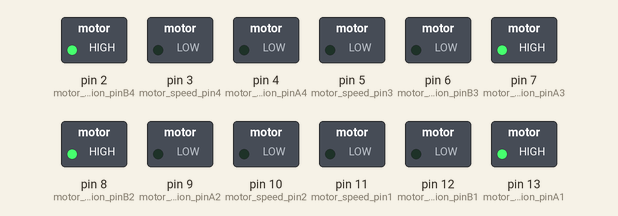
The sketch below on a simulated Arduino Uno, built with avr-gcc and run on an emulated ATmega328P. Parts: switched loads named in the sketch (green lamp = pin HIGH). At 6.8 s the program stops and its outputs stay as they are.

Above: at 0.05 s.
At 0.7 s:
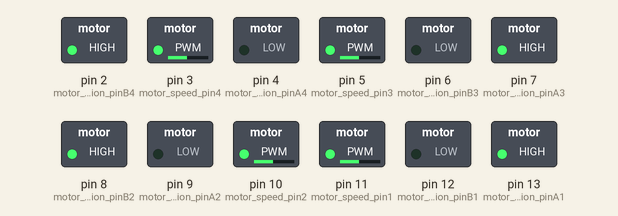
At 3.05 s:
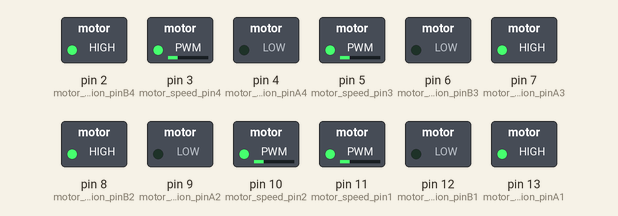
At 3.75 s:
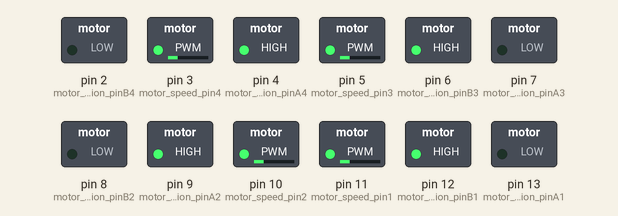
At 4.1 s:
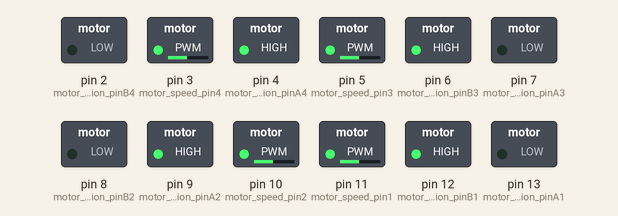
At 6.8 s:
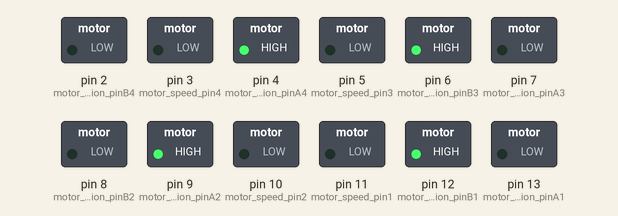
Timing chart, 0 to 8.3 s (numbered marks = the images above):
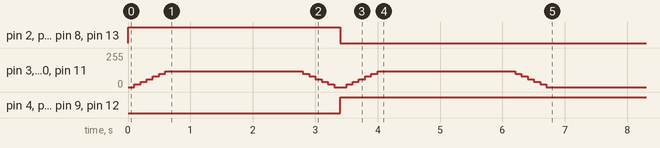

Measured:
- by itself, pin 4 (motor_direction_pinA4), pin 6 (motor_direction_pinB3), pin 9 (motor_direction_pinA2), pin 12 (motor_direction_pinB1): LOW → HIGH at 3.4 s

The sketch:

Mecanum_robot.ino
```cpp
const int motor_speed_pin1 = 11;
const int motor_direction_pinA1 = 13;
const int motor_direction_pinB1 = 12;

const int motor_speed_pin2 = 10;
const int motor_direction_pinA2 = 9;
const int motor_direction_pinB2 = 8;

const int motor_speed_pin3 = 5;
const int motor_direction_pinA3 = 7;
const int motor_direction_pinB3 = 6;

const int motor_speed_pin4 = 3;
const int motor_direction_pinA4 = 4;
const int motor_direction_pinB4 = 2;

void setup(){
  pinMode(motor_speed_pin1, OUTPUT);
  pinMode(motor_direction_pinA1, OUTPUT);
  pinMode(motor_direction_pinB1, OUTPUT);

  pinMode(motor_speed_pin2, OUTPUT);
  pinMode(motor_direction_pinA2, OUTPUT);
  pinMode(motor_direction_pinB2, OUTPUT);

  pinMode(motor_speed_pin3, OUTPUT);
  pinMode(motor_direction_pinA3, OUTPUT);
  pinMode(motor_direction_pinB3, OUTPUT);

  pinMode(motor_speed_pin4, OUTPUT);
  pinMode(motor_direction_pinA4, OUTPUT);
  pinMode(motor_direction_pinB4, OUTPUT);
}

void loop(){
  turn_left();
  turn_right();
  //go_left();
  //go_right();
  stop();
}

void forward(){
  for (int speed = 0; speed <= 120; speed += 20){

    digitalWrite(motor_direction_pinA1, HIGH);
    digitalWrite(motor_direction_pinB1, LOW);

    digitalWrite(motor_direction_pinA2, HIGH);
    digitalWrite(motor_direction_pinB2, LOW);

    digitalWrite(motor_direction_pinA3, HIGH);
    digitalWrite(motor_direction_pinB3, LOW);

    digitalWrite(motor_direction_pinA4, HIGH);
    digitalWrite(motor_direction_pinB4, LOW);

    analogWrite(motor_speed_pin1, speed);
    analogWrite(motor_speed_pin2, speed);
    analogWrite(motor_speed_pin3, speed);
    analogWrite(motor_speed_pin4, speed);
    delay(100);
  }

  delay(800);

    for (int speed = 120; speed >= 0; speed -= 20){

    digitalWrite(motor_direction_pinA1, HIGH);
    digitalWrite(motor_direction_pinB1, LOW);

    digitalWrite(motor_direction_pinA2, HIGH);
    digitalWrite(motor_direction_pinB2, LOW);

    digitalWrite(motor_direction_pinA3, HIGH);
    digitalWrite(motor_direction_pinB3, LOW);

    digitalWrite(motor_direction_pinA4, HIGH);
    digitalWrite(motor_direction_pinB4, LOW);

    analogWrite(motor_speed_pin1, speed);
    analogWrite(motor_speed_pin2, speed);
    analogWrite(motor_speed_pin3, speed);
    analogWrite(motor_speed_pin4, speed);
    delay(100);
  }

}

void back(){
  for (int speed = 0; speed <= 120; speed += 20){

    digitalWrite(motor_direction_pinA1, LOW);
    digitalWrite(motor_direction_pinB1, HIGH);

    digitalWrite(motor_direction_pinA2, LOW);
    digitalWrite(motor_direction_pinB2, HIGH);

    digitalWrite(motor_direction_pinA3, LOW);
    digitalWrite(motor_direction_pinB3, HIGH);

    digitalWrite(motor_direction_pinA4, LOW);
    digitalWrite(motor_direction_pinB4, HIGH);

    analogWrite(motor_speed_pin1, speed);
    analogWrite(motor_speed_pin2, speed);
    analogWrite(motor_speed_pin3, speed);
    analogWrite(motor_speed_pin4, speed);
    delay(100);
  }

  delay(800);

  for (int speed = 120; speed >= 0; speed -= 20){

    digitalWrite(motor_direction_pinA1, LOW);
    digitalWrite(motor_direction_pinB1, HIGH);

    digitalWrite(motor_direction_pinA2, LOW);
    digitalWrite(motor_direction_pinB2, HIGH);

    digitalWrite(motor_direction_pinA3, LOW);
    digitalWrite(motor_direction_pinB3, HIGH);

    digitalWrite(motor_direction_pinA4, LOW);
    digitalWrite(motor_direction_pinB4, HIGH);

    analogWrite(motor_speed_pin1, speed);
    analogWrite(motor_speed_pin2, speed);
    analogWrite(motor_speed_pin3, speed);
    analogWrite(motor_speed_pin4, speed);
    delay(100);
  }
}

void turn_right(){
  for (int speed = 0; speed <= 120; speed += 20){

    digitalWrite(motor_direction_pinA1, LOW);
    digitalWrite(motor_direction_pinB1, HIGH);

    digitalWrite(motor_direction_pinA2, HIGH);
    digitalWrite(motor_direction_pinB2, LOW);

    digitalWrite(motor_direction_pinA3, LOW);
    digitalWrite(motor_direction_pinB3, HIGH);

    digitalWrite(motor_direction_pinA4, HIGH);
    digitalWrite(motor_direction_pinB4, LOW);

    analogWrite(motor_speed_pin1, speed);
    analogWrite(motor_speed_pin2, speed);
    analogWrite(motor_speed_pin3, speed);
    analogWrite(motor_speed_pin4, speed);
    delay(100);
  }

  delay(2000);

  for (int speed = 120; speed >= 0; speed -= 20){

    digitalWrite(motor_direction_pinA1, LOW);
    digitalWrite(motor_direction_pinB1, HIGH);

    digitalWrite(motor_direction_pinA2, HIGH);
    digitalWrite(motor_direction_pinB2, LOW);

    digitalWrite(motor_direction_pinA3, LOW);
    digitalWrite(motor_direction_pinB3, HIGH);

    digitalWrite(motor_direction_pinA4, HIGH);
    digitalWrite(motor_direction_pinB4, LOW);

    analogWrite(motor_speed_pin1, speed);
    analogWrite(motor_speed_pin2, speed);
    analogWrite(motor_speed_pin3, speed);
    analogWrite(motor_speed_pin4, speed);
    delay(100);
  }
}

void turn_left(){
  for (int speed = 0; speed <= 120; speed += 20){

    digitalWrite(motor_direction_pinA1, HIGH);
    digitalWrite(motor_direction_pinB1, LOW);

    digitalWrite(motor_direction_pinA2, LOW);
    digitalWrite(motor_direction_pinB2, HIGH);

    digitalWrite(motor_direction_pinA3, HIGH);
    digitalWrite(motor_direction_pinB3, LOW);

    digitalWrite(motor_direction_pinA4, LOW);
    digitalWrite(motor_direction_pinB4, HIGH);

    analogWrite(motor_speed_pin1, speed);
    analogWrite(motor_speed_pin2, speed);
    analogWrite(motor_speed_pin3, speed);
    analogWrite(motor_speed_pin4, speed);
    delay(100);
  }

  delay(2000);

  for (int speed = 120; speed >= 0; speed -= 20){

    digitalWrite(motor_direction_pinA1, HIGH);
    digitalWrite(motor_direction_pinB1, LOW);

    digitalWrite(motor_direction_pinA2, LOW);
    digitalWrite(motor_direction_pinB2, HIGH);

    digitalWrite(motor_direction_pinA3, HIGH);
    digitalWrite(motor_direction_pinB3, LOW);

    digitalWrite(motor_direction_pinA4, LOW);
    digitalWrite(motor_direction_pinB4, HIGH);


    analogWrite(motor_speed_pin1, speed);
    analogWrite(motor_speed_pin2, speed);
    analogWrite(motor_speed_pin3, speed);
    analogWrite(motor_speed_pin4, speed);
    delay(100);
  }
}

void go_right(){
  for (int speed = 0; speed <= 120; speed += 20){

    digitalWrite(motor_direction_pinA1, LOW);
    digitalWrite(motor_direction_pinB1, HIGH);

    digitalWrite(motor_direction_pinA2, HIGH);
    digitalWrite(motor_direction_pinB2, LOW);

    digitalWrite(motor_direction_pinA3, HIGH);
    digitalWrite(motor_direction_pinB3, LOW);

    digitalWrite(motor_direction_pinA4, LOW);
    digitalWrite(motor_direction_pinB4, HIGH);

    analogWrite(motor_speed_pin1, speed);
    analogWrite(motor_speed_pin2, speed);
    analogWrite(motor_speed_pin3, speed);
    analogWrite(motor_speed_pin4, speed);
    delay(100);
  }

  delay(2000);

  for (int speed = 120; speed >= 0; speed -= 20){

    digitalWrite(motor_direction_pinA1, LOW);
    digitalWrite(motor_direction_pinB1, HIGH);

    digitalWrite(motor_direction_pinA2, HIGH);
    digitalWrite(motor_direction_pinB2, LOW);

    digitalWrite(motor_direction_pinA3, HIGH);
    digitalWrite(motor_direction_pinB3, LOW);

    digitalWrite(motor_direction_pinA4, LOW);
    digitalWrite(motor_direction_pinB4, HIGH);

    analogWrite(motor_speed_pin1, speed);
    analogWrite(motor_speed_pin2, speed);
    analogWrite(motor_speed_pin3, speed);
    analogWrite(motor_speed_pin4, speed);
    delay(200);
  }
}

void go_left(){
      for (int speed = 0; speed <= 120; speed += 20){

    digitalWrite(motor_direction_pinA1, HIGH);
    digitalWrite(motor_direction_pinB1, LOW);

    digitalWrite(motor_direction_pinA2, LOW);
    digitalWrite(motor_direction_pinB2, HIGH);

    digitalWrite(motor_direction_pinA3, LOW);
    digitalWrite(motor_direction_pinB3, HIGH);

    digitalWrite(motor_direction_pinA4, HIGH);
    digitalWrite(motor_direction_pinB4, LOW);

    analogWrite(motor_speed_pin1, speed);
    analogWrite(motor_speed_pin2, speed);
    analogWrite(motor_speed_pin3, speed);
    analogWrite(motor_speed_pin4, speed);
    delay(100);
  }

  delay(2000);

  for (int speed = 120; speed >= 0; speed -= 20){

    digitalWrite(motor_direction_pinA1, HIGH);
    digitalWrite(motor_direction_pinB1, LOW);

    digitalWrite(motor_direction_pinA2, LOW);
    digitalWrite(motor_direction_pinB2, HIGH);

    digitalWrite(motor_direction_pinA3, LOW);
    digitalWrite(motor_direction_pinB3, HIGH);

    digitalWrite(motor_direction_pinA4, HIGH);
    digitalWrite(motor_direction_pinB4, LOW);

    analogWrite(motor_speed_pin1, speed);
    analogWrite(motor_speed_pin2, speed);
    analogWrite(motor_speed_pin3, speed);
    analogWrite(motor_speed_pin4, speed);
    delay(100);
  }
}

void stop(){
  while (true){
    int speed = 0;
    analogWrite(motor_speed_pin1, speed);
    analogWrite(motor_speed_pin2, speed);
    analogWrite(motor_speed_pin3, speed);
    analogWrite(motor_speed_pin4, speed);
  }
}
```
